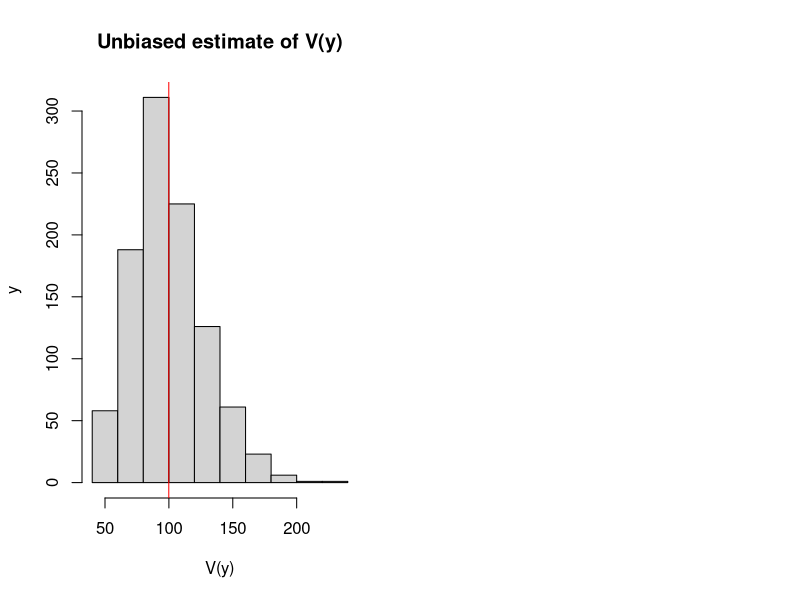

Generate this figure with R: (Note: this script raises an error after producing the figure.)
## ---- chunk 1
mu <- 100
sigma <- 10
nIterations <- 1000
# Generate data from normal distribution, 10,000 observations
y <- rnorm(10000,mu,sigma)
# This is the function, which will calculate the two variances
varFunction <- function(y){
   return(c(var(y), mean((y-mean(y))^2)))
}
# Calculate biased and unbiased variances for the sample of 30 observations,
# repeat nIterations times
varValues <- replicate(nIterations, varFunction(sample(y,30)))
## ---- chunk 2
par(mfcol=c(1,2))
# Histogram of unbiased estimate
hist(varValues[1,], xlab="V(y)", ylab="y", main="Unbiased estimate of V(y)")
abline(v=mean(varValues[1,]), col="red")
legend("topright",legend=TeX(paste0("E$\\left(V(y)\\right)$=",round(mean(varValues[1,]),2))),lwd=1,col="red")

# Histogram of the biased estimate
hist(varValues[2,], xlab="V(y)", ylab="y", main="Biased estimate of V(y)")
abline(v=mean(varValues[2,]), col="red")
legend("topright",legend=TeX(paste0("E$\\left(V(y)\\right)$=",round(mean(varValues[2,]),2))),lwd=1,col="red")
## ---- chunk 3
knitr::include_graphics("images/02-statistics-efficiency.png")
## ---- chunk 4
knitr::include_graphics("images/02-statistics-consistency.png")
## ---- chunk 5
plot(seq(-3,3,0.1),dnorm(seq(-3,3,0.1)),type="l",ylab="Density",xlab="y",main="PDF of Normal distribution")
abline(v=0, col="red")
text(0.5,0.05,TeX("$\\mu =0$"))
## ---- chunk 6
plot(seq(-3,3,0.01),dlaplace(seq(-3,3,0.01)),type="l",ylab="Density",xlab="y",main="PDF of Laplace distribution")
abline(v=0, col="red")
## ---- chunk 7
plot(seq(-3,3,0.01),ds(seq(-3,3,0.01)),type="l",ylab="Density",xlab="y",main="PDF of S distribution")
abline(v=0, col="red")
## ---- chunk 8
plot(seq(-3,3,0.01),dgnorm(seq(-3,3,0.01),0,1,0.5),type="l",ylab="Density",xlab="y",main="PDF of Generalised Normal distribution",
     ylim=c(0,0.6))
lines(seq(-3,3,0.01),dgnorm(seq(-3,3,0.01),0,1,1),col="darkblue")
lines(seq(-3,3,0.01),dgnorm(seq(-3,3,0.01),0,1,2),col="darkred")
lines(seq(-3,3,0.01),dgnorm(seq(-3,3,0.01),0,1,1000),col="purple")
abline(v=0, col="red")
legend("topright",legend=c(TeX("$\\beta =0.5$"),TeX("$\\beta =1$"),TeX("$\\beta =2$"),TeX("$\\beta =1000$")),
       col=c("black","darkblue","darkred","purple"),lwd=1)
## ---- chunk 9
plot(seq(-3,3,0.01),dalaplace(seq(-3,3,0.01),0,1,0.5),type="l",ylab="Density",xlab="y",main="PDF of Asymmetric Laplace distribution",
     ylim=c(0,0.6))
lines(seq(-3,3,0.01),dalaplace(seq(-3,3,0.01),0,1,0.2),col="darkblue")
lines(seq(-3,3,0.01),dalaplace(seq(-3,3,0.01),0,1,0.8),col="darkred")
abline(v=0, col="red")
legend("topright",legend=c(TeX("$\\alpha =0.5$"),TeX("$\\alpha =0.2$"),TeX("$\\alpha =0.8$")),
       col=c("black","darkblue","darkred"),lwd=1)
## ---- chunk 10
plot(seq(0,6,0.01),dinvgauss(seq(0,6,0.01),1,dispersion=10),type="l",ylab="Density",xlab="y",main="PDF of Inverse Gaussian distribution")
lines(seq(0,6,0.01),dinvgauss(seq(0,6,0.01),1,dispersion=1),col="darkblue")
lines(seq(0,6,0.01),dinvgauss(seq(0,6,0.01),1,dispersion=0.1),col="darkred")
abline(v=1, col="red")
legend("topright",legend=c(TeX("$s =10$"),TeX("$s =1$"),TeX("$s =0.1$")),
       col=c("black","darkblue","darkred"),lwd=1)
## ---- chunk 11
y <- rnorm(1000, 100, 10)
hist(y, xlim=c(50,150), main="", probability=TRUE)
## ---- chunk 12
sum(dnorm(y,80,10,log=T))
## ---- chunk 13
y <- rlnorm(1000, log(80), 0.4)
hist(y, main="", probability=T, xlim=c(0,300))
lines(c(0:300),dnorm(c(0:300),mean(y),sd(y)),col="blue",lwd=2)
## ---- chunk 14
hist(y, main="", probability=T, xlim=c(0,300))
lines(c(0:300),dlnorm(c(0:300),mean(log(y)),sd(log(y))),col="red",lwd=2)
## ---- chunk 15
par(mar=c(1,1,1,1))
plot(c(0,-3,-6,3,6),c(0,2,-6,5,-1),xlim=c(-8,8),ylim=c(-8,8),pch=16,axes=F,xlab="",ylab="")
lines(c(0,-3),c(0,2), col="grey", lty=2)
lines(c(0,-6),c(0,-6), col="grey", lty=2)
lines(c(0,3),c(0,5), col="grey", lty=2)
lines(c(0,6),c(0,-1), col="grey", lty=2)
points(0,0,col="red",pch=16)
text(c(0,-3,-6,3,6),c(0,2,-6,5,-1),c("True model","Model 1","Model 2","Model 3","Model 4"),pos=3)
box()
